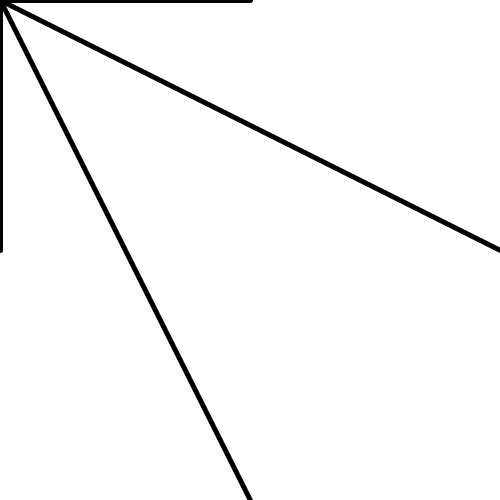
Frame 1 (no input)
Frame 60 (the mouse pressed at the canvas centre just before this capture): identical to frame 1, image omitted
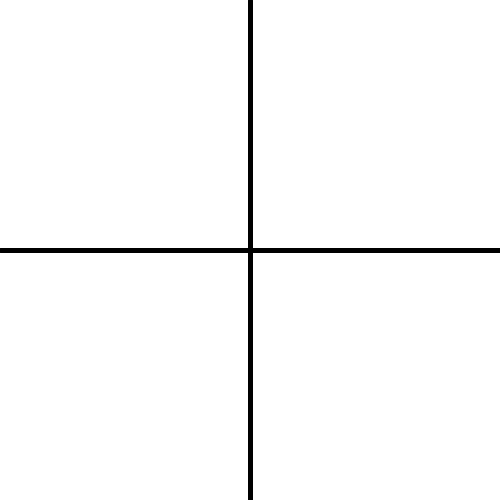
Frame 120 (the mouse held since frame 60 and released just before this capture)

The Processing sketch that drew these frames (run headless with seeded random() and noise(); from frame 60 on, the mouse is pressed at the canvas centre):

// Processing sketch: larguraAltura
// ── larguraAltura.pde
void setup()
{
  size(500,500);
  background(255);
}

void draw()
{
  background(255);
  strokeWeight(5);
  line(0,height/2,mouseX,mouseY);
  line(width/2,0,mouseX,mouseY);
  line(width,height/2,mouseX,mouseY);
  line(width/2,height,mouseX,mouseY);
}
